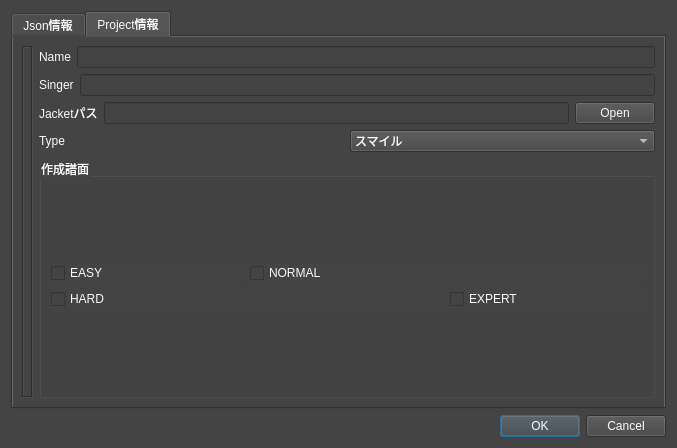
<?xml version="1.0" encoding="UTF-8"?>
<ui version="4.0">
 <class>NewFileDialog</class>
 <widget class="QDialog" name="NewFileDialog">
  <property name="geometry">
   <rect>
    <x>0</x>
    <y>0</y>
    <width>677</width>
    <height>448</height>
   </rect>
  </property>
  <property name="windowTitle">
   <string>新規作成</string>
  </property>
  <property name="styleSheet">
   <string notr="true">background-color: rgb(68, 68, 68);
color: rgb(250, 250, 250);
</string>
  </property>
  <layout class="QGridLayout" name="gridLayout">
   <item row="1" column="0">
    <widget class="QDialogButtonBox" name="buttonBox">
     <property name="styleSheet">
      <string notr="true">QPushButton{\n	background-color: rgb(174, 174, 174);\n	border-radius: 2px;\n}\nQPushButton:pressed{\nbackground-color: qlineargradient(spread:reflect, x1:0.488, y1:0.517273, x2:0.482587, y2:1, stop:0.477612 rgba(143, 143, 143, 255), stop:0.845771 rgba(120, 146, 209, 255), stop:1 rgba(78, 94, 236, 255));\n}</string>
     </property>
     <property name="orientation">
      <enum>Qt::Horizontal</enum>
     </property>
     <property name="standardButtons">
      <set>QDialogButtonBox::Cancel|QDialogButtonBox::Ok</set>
     </property>
    </widget>
   </item>
   <item row="0" column="0">
    <widget class="QTabWidget" name="tabWidget">
     <property name="currentIndex">
      <number>1</number>
     </property>
     <widget class="QWidget" name="tab">
      <attribute name="title">
       <string>Json情報</string>
      </attribute>
      <layout class="QGridLayout" name="gridLayout_2">
       <item row="0" column="0">
        <layout class="QVBoxLayout" name="verticalLayout">
         <item>
          <layout class="QHBoxLayout" name="horizontalLayout">
           <item>
            <widget class="QLabel" name="label_2">
             <property name="text">
              <string>SongPath:</string>
             </property>
            </widget>
           </item>
           <item>
            <widget class="QLineEdit" name="songLineEdit"/>
           </item>
           <item>
            <widget class="QPushButton" name="pushButton">
             <property name="styleSheet">
              <string notr="true"/>
             </property>
             <property name="text">
              <string>OpenSongFile</string>
             </property>
            </widget>
           </item>
          </layout>
         </item>
         <item>
          <layout class="QHBoxLayout" name="horizontalLayout_2">
           <item>
            <widget class="QLabel" name="label">
             <property name="text">
              <string>BPM:</string>
             </property>
            </widget>
           </item>
           <item>
            <widget class="QLineEdit" name="bpmLineEdit">
             <property name="text">
              <string>120</string>
             </property>
            </widget>
           </item>
          </layout>
         </item>
        </layout>
       </item>
      </layout>
     </widget>
     <widget class="QWidget" name="tab_2">
      <attribute name="title">
       <string>Project情報</string>
      </attribute>
      <layout class="QGridLayout" name="gridLayout_4">
       <item row="0" column="0">
        <layout class="QHBoxLayout" name="horizontalLayout_7">
         <item>
          <widget class="QLabel" name="img_label">
           <property name="frameShape">
            <enum>QFrame::Box</enum>
           </property>
           <property name="frameShadow">
            <enum>QFrame::Sunken</enum>
           </property>
           <property name="text">
            <string/>
           </property>
           <property name="pixmap">
            <pixmap resource="resources.qrc">:/new/prefix1/jacketSample.png</pixmap>
           </property>
           <property name="alignment">
            <set>Qt::AlignCenter</set>
           </property>
          </widget>
         </item>
         <item>
          <layout class="QVBoxLayout" name="verticalLayout_2">
           <item>
            <layout class="QHBoxLayout" name="horizontalLayout_4">
             <item>
              <widget class="QLabel" name="label_3">
               <property name="text">
                <string>Name</string>
               </property>
              </widget>
             </item>
             <item>
              <widget class="QLineEdit" name="nameLine"/>
             </item>
            </layout>
           </item>
           <item>
            <layout class="QHBoxLayout" name="horizontalLayout_6">
             <item>
              <widget class="QLabel" name="label_6">
               <property name="text">
                <string>Singer</string>
               </property>
              </widget>
             </item>
             <item>
              <widget class="QLineEdit" name="singerLineEdit"/>
             </item>
            </layout>
           </item>
           <item>
            <layout class="QHBoxLayout" name="horizontalLayout_3">
             <item>
              <widget class="QLabel" name="label_4">
               <property name="text">
                <string>Jacketパス</string>
               </property>
              </widget>
             </item>
             <item>
              <widget class="QLineEdit" name="jacketPathLine"/>
             </item>
             <item>
              <widget class="QPushButton" name="jacketPathBtn">
               <property name="text">
                <string>Open</string>
               </property>
              </widget>
             </item>
            </layout>
           </item>
           <item>
            <layout class="QHBoxLayout" name="horizontalLayout_5">
             <item>
              <widget class="QLabel" name="label_5">
               <property name="text">
                <string>Type</string>
               </property>
              </widget>
             </item>
             <item>
              <widget class="QComboBox" name="comboBox">
               <property name="modelColumn">
                <number>0</number>
               </property>
               <item>
                <property name="text">
                 <string>スマイル</string>
                </property>
               </item>
               <item>
                <property name="text">
                 <string>クール</string>
                </property>
               </item>
               <item>
                <property name="text">
                 <string>ピュア</string>
                </property>
               </item>
              </widget>
             </item>
            </layout>
           </item>
           <item>
            <widget class="QGroupBox" name="groupBox">
             <property name="title">
              <string>作成譜面</string>
             </property>
             <layout class="QVBoxLayout" name="verticalLayout_4">
              <item>
               <layout class="QGridLayout" name="gridLayout_3">
                <property name="sizeConstraint">
                 <enum>QLayout::SetDefaultConstraint</enum>
                </property>
                <item row="0" column="0">
                 <widget class="QCheckBox" name="easyCheck">
                  <property name="text">
                   <string>EASY</string>
                  </property>
                 </widget>
                </item>
                <item row="0" column="1" colspan="2">
                 <widget class="QCheckBox" name="normalBox">
                  <property name="text">
                   <string>NORMAL</string>
                  </property>
                  <property name="tristate">
                   <bool>false</bool>
                  </property>
                 </widget>
                </item>
                <item row="1" column="0" colspan="2">
                 <widget class="QCheckBox" name="hardBox">
                  <property name="text">
                   <string>HARD</string>
                  </property>
                 </widget>
                </item>
                <item row="1" column="2">
                 <widget class="QCheckBox" name="expertCheck">
                  <property name="text">
                   <string>EXPERT</string>
                  </property>
                 </widget>
                </item>
               </layout>
              </item>
             </layout>
            </widget>
           </item>
          </layout>
         </item>
        </layout>
       </item>
      </layout>
     </widget>
    </widget>
   </item>
  </layout>
 </widget>
 <resources>
  <include location="resources.qrc"/>
 </resources>
 <connections>
  <connection>
   <sender>buttonBox</sender>
   <signal>accepted()</signal>
   <receiver>NewFileDialog</receiver>
   <slot>accept()</slot>
   <hints>
    <hint type="sourcelabel">
     <x>248</x>
     <y>254</y>
    </hint>
    <hint type="destinationlabel">
     <x>157</x>
     <y>274</y>
    </hint>
   </hints>
  </connection>
  <connection>
   <sender>buttonBox</sender>
   <signal>rejected()</signal>
   <receiver>NewFileDialog</receiver>
   <slot>reject()</slot>
   <hints>
    <hint type="sourcelabel">
     <x>316</x>
     <y>260</y>
    </hint>
    <hint type="destinationlabel">
     <x>286</x>
     <y>274</y>
    </hint>
   </hints>
  </connection>
  <connection>
   <sender>pushButton</sender>
   <signal>clicked()</signal>
   <receiver>NewFileDialog</receiver>
   <slot>btnOpenSong_action()</slot>
   <hints>
    <hint type="sourcelabel">
     <x>300</x>
     <y>69</y>
    </hint>
    <hint type="destinationlabel">
     <x>310</x>
     <y>100</y>
    </hint>
   </hints>
  </connection>
  <connection>
   <sender>buttonBox</sender>
   <signal>accepted()</signal>
   <receiver>NewFileDialog</receiver>
   <slot>btnOk_action()</slot>
   <hints>
    <hint type="sourcelabel">
     <x>360</x>
     <y>265</y>
    </hint>
    <hint type="destinationlabel">
     <x>380</x>
     <y>210</y>
    </hint>
   </hints>
  </connection>
 </connections>
 <slots>
  <slot>btnOpenSong_action()</slot>
  <slot>btnCancel_action()</slot>
  <slot>btnOk_action()</slot>
 </slots>
</ui>
